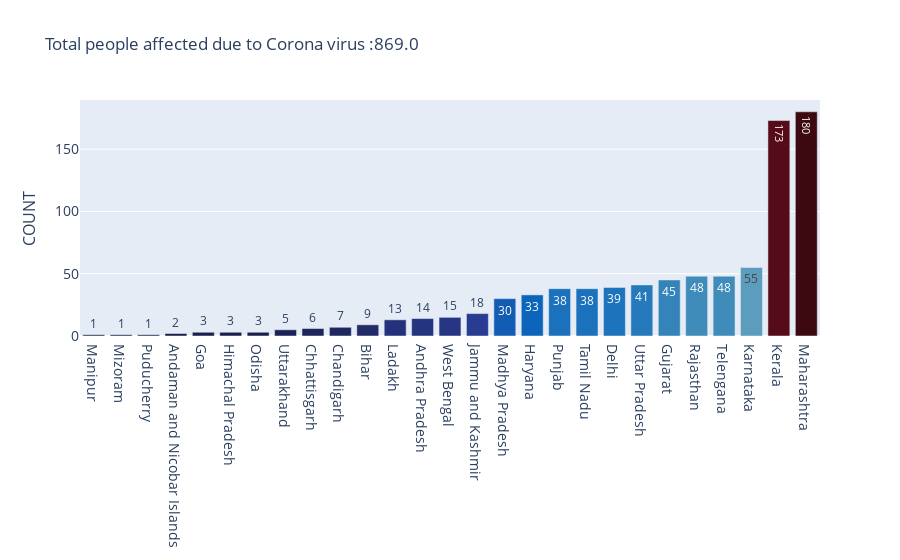

Write notebook code for a chart like this one.
### Code cell
fig = go.Figure()
data=[go.Bar(
    x=df["Name of State / UT"],
    y=df["TotalCases"],
    name='TotalCases',
    text=df["TotalCases"],
    textposition='auto',
    marker={
        'color': df["TotalCases"],
        'colorscale': 'balance'
    }
)]

layout = {
    'xaxis': {
        'categoryorder': 'array',
        'categoryarray': [x for _, x in sorted(zip(df["TotalCases"], df["Name of State / UT"]))]
    }
}

fig = go.FigureWidget(data=data, layout=layout)

fig.update_layout(title_text=("Total people affected due to Corona virus :"+str(df1.loc["total"]["TotalCases"])),xaxis_tickfont_size=14,
    yaxis=dict(
        title='COUNT',
        titlefont_size=16,
        tickfont_size=14))
fig.show()

### Figure 1 — Plotly figure (JSON) as saved in the notebook; plotly's stock layout.template omitted (floating-point values rounded to 4 significant figures)
{"data": [{"marker": {"color": [1, 1, 1, 2, 3, 3, 3, 5, 6, 7, 9, 13, 14, 15, 18, 30, 33, 38, 38, 39, 41, 45, 48, 48, 55, 173, 180], "colorscale": [[0, "rgb(23, 28, 66)"], [0.09091, "rgb(41, 58, 143)"], [0.1818, "rgb(11, 102, 189)"], [0.2727, "rgb(69, 144, 185)"], [0.3636, "rgb(142, 181, 194)"], [0.4545, "rgb(210, 216, 219)"], [0.5455, "rgb(230, 210, 204)"], [0.6364, "rgb(213, 157, 137)"], [0.7273, "rgb(196, 101, 72)"], [0.8182, "rgb(172, 43, 36)"], [0.9091, "rgb(120, 14, 40)"], [1, "rgb(60, 9, 17)"]]}, "name": "TotalCases", "text": [1, 1, 1, 2, 3, 3, 3, 5, 6, 7, 9, 13, 14, 15, 18, 30, 33, 38, 38, 39, 41, 45, 48, 48, 55, 173, 180], "textposition": "auto", "type": "bar", "uid": "95a79b49-5d69-4017-b0a2-a59cd972c2e1", "x": ["Puducherry", "Mizoram", "Manipur", "Andaman and Nicobar Islands", "Goa", "Odisha", "Himachal Pradesh", "Uttarakhand", "Chhattisgarh", "Chandigarh", "Bihar", "Ladakh", "Andhra Pradesh", "West Bengal", "Jammu and Kashmir", "Madhya Pradesh", "Haryana", "Punjab", "Tamil Nadu", "Delhi", "Uttar Pradesh", "Gujarat", "Rajasthan", "Telengana", "Karnataka", "Kerala", "Maharashtra"], "y": [1, 1, 1, 2, 3, 3, 3, 5, 6, 7, 9, 13, 14, 15, 18, 30, 33, 38, 38, 39, 41, 45, 48, 48, 55, 173, 180]}], "layout": {"title": {"text": "Total people affected due to Corona virus :869.0"}, "xaxis": {"categoryarray": ["Manipur", "Mizoram", "Puducherry", "Andaman and Nicobar Islands", "Goa", "Himachal Pradesh", "Odisha", "Uttarakhand", "Chhattisgarh", "Chandigarh", "Bihar", "Ladakh", "Andhra Pradesh", "West Bengal", "Jammu and Kashmir", "Madhya Pradesh", "Haryana", "Punjab", "Tamil Nadu", "Delhi", "Uttar Pradesh", "Gujarat", "Rajasthan", "Telengana", "Karnataka", "Kerala", "Maharashtra"], "categoryorder": "array", "tickfont": {"size": 14}}, "yaxis": {"tickfont": {"size": 14}, "title": {"font": {"size": 16}, "text": "COUNT"}}}}
